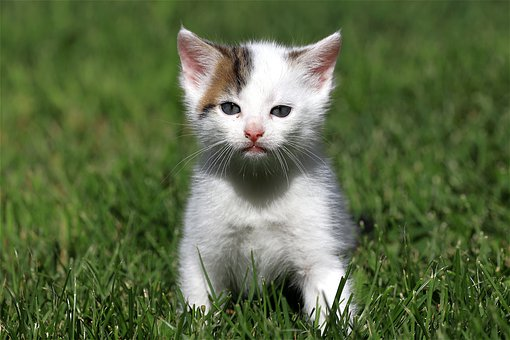
#> input picture Photos/cat.jpg, 510 x 340 px
$ python gradients.py
#> lines starting #> are read from the running program, lines starting #| are printed output that depends on the picture; after the words box and inside, x2 and y2 are one past the last pixel; in counts of white or black regions, pixels touching at a corner belong together
import cv2 as cv
import numpy as np

img = cv.imread('Photos/cat.jpg')
#> img is the input picture: shape (340, 510, 3); mean B, G, R 67.7, 106.1, 90.8
cv.imshow('Cat',img)

gray = cv.cvtColor(img, cv.COLOR_BGR2GRAY)
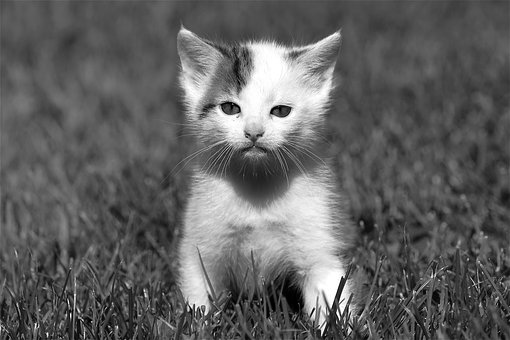
#> gray: shape (340, 510); min 0, max 255, mean 97.1
cv.imshow('Gray',gray)

# canny edge detector == advanced edge detection algo
#laplacian
#computes the gradients of this grayscale img
#imgs cannot itself have negative pixel values
lap = cv.Laplacian(gray, cv.CV_64F)
lap = np.uint8(np.absolute(lap))   #compute the absolute value of the img because there can be negative but negative values can't be considered as a pixel value
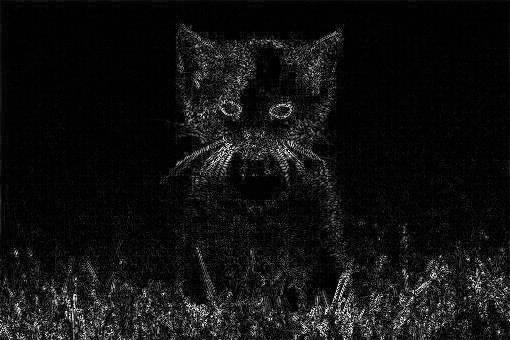
#> lap: shape (340, 510); min 0, max 255, mean 17.2
cv.imshow('Laplacian',lap)

#Sobel
#computes gradients in 2 directions, x and y
sobelx = cv.Sobel(gray,cv.CV_64F,1,0)
sobely = cv.Sobel(gray,cv.CV_64F,0,1)
combined_sobel = cv.bitwise_and(sobelx,sobely)
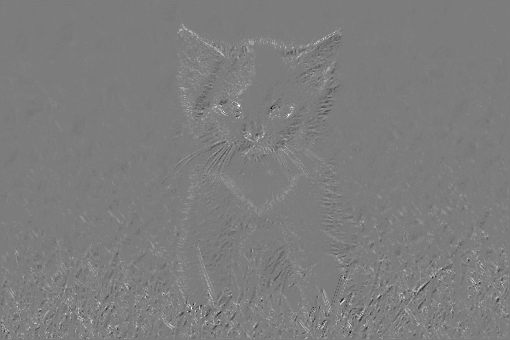
#> combined_sobel: shape (340, 510) float64; min -516, max 545, mean 7.1; drawn with min black and max white
cv.imshow('Sobel X',sobelx)
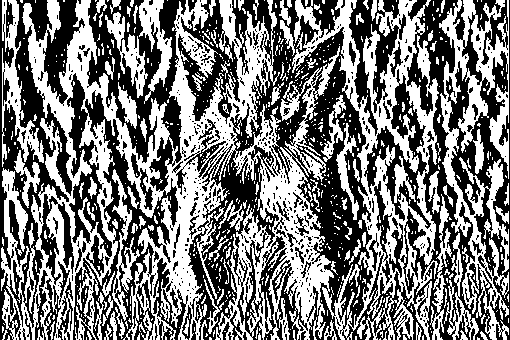
#> window 'Sobel X': shape (340, 510); 48% white; 703 white regions (592 under 20 px), largest, box (x1, y1, x2, y2) and area: (1, 0, 439, 340) 54041, (439, 0, 509, 340) 9000, (2, 0, 44, 167) 1969
cv.imshow('Sobel Y',sobely)
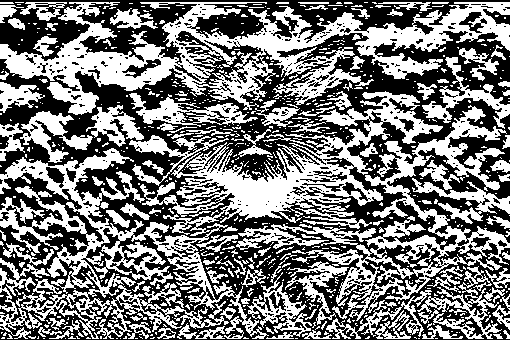
#> window 'Sobel Y': shape (340, 510); 47.7% white; 743 white regions (620 under 20 px), largest, box (x1, y1, x2, y2) and area: (0, 2, 510, 115) 19217, (0, 148, 269, 339) 14523, (140, 91, 443, 236) 11403
cv.imshow('Combined Sobel',combined_sobel)
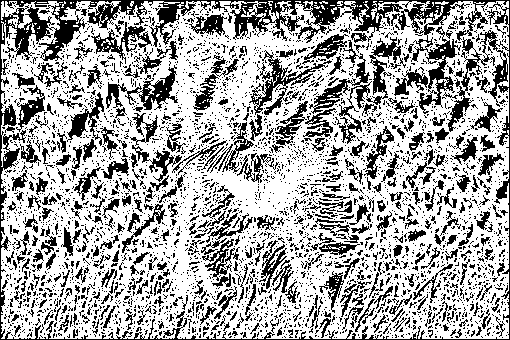
#> window 'Combined Sobel': shape (340, 510); 65.9% white; 3767 black regions (3382 under 20 px), largest, box (x1, y1, x2, y2) and area: (0, 0, 510, 340) 14230, (309, 37, 406, 144) 2049, (249, 50, 332, 115) 1113

canny = cv.Canny(gray,150,175)
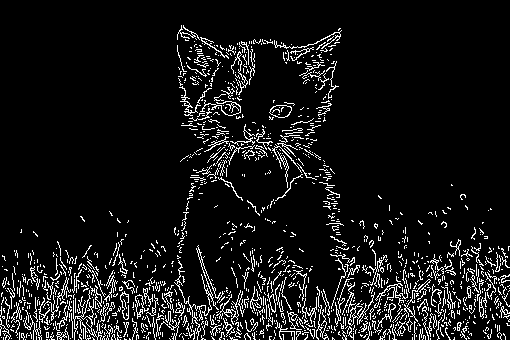
#> canny: shape (340, 510); 8.5% white in thin lines or dots
cv.imshow('Canny',canny)
cv.waitKey(0)

$ run again, with Photos/cringemas.jpg copied over Photos/cat.jpg
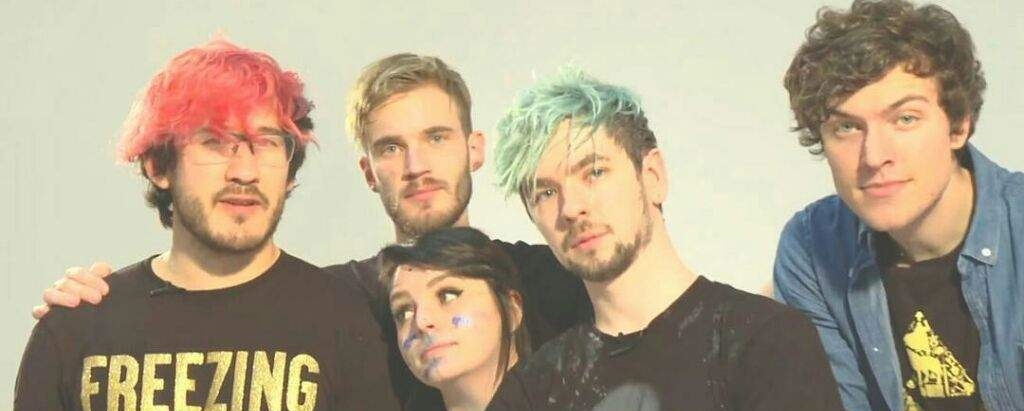
#> input picture Photos/cringemas.jpg, 1024 x 411 px
#> img is the input picture: shape (411, 1024, 3); mean B, G, R 141.3, 164.7, 177.8
#> `cv.imshow('Sobel X',sobelx)`:
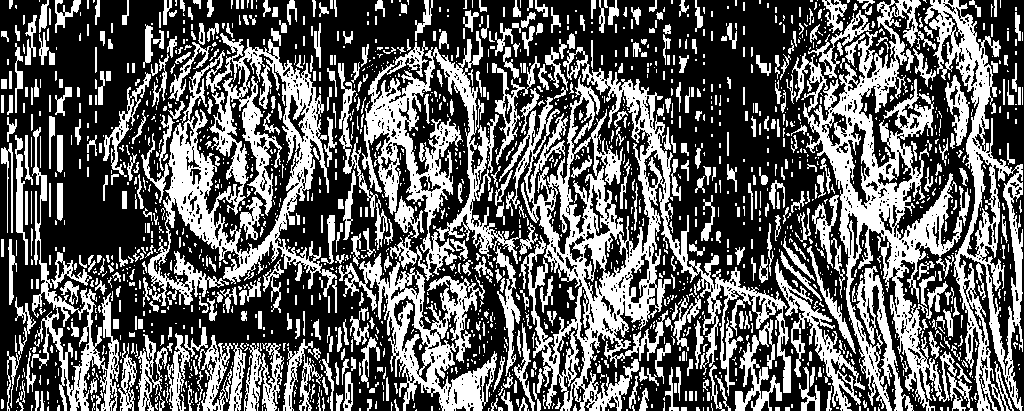
#> window 'Sobel X': shape (411, 1024); 38.6% white; 1983 white regions (1402 under 20 px), largest, box (x1, y1, x2, y2) and area: (499, 47, 791, 411) 24567, (792, 0, 973, 411) 21193, (148, 33, 337, 306) 16042
#> `canny = cv.Canny(gray,150,175)`:
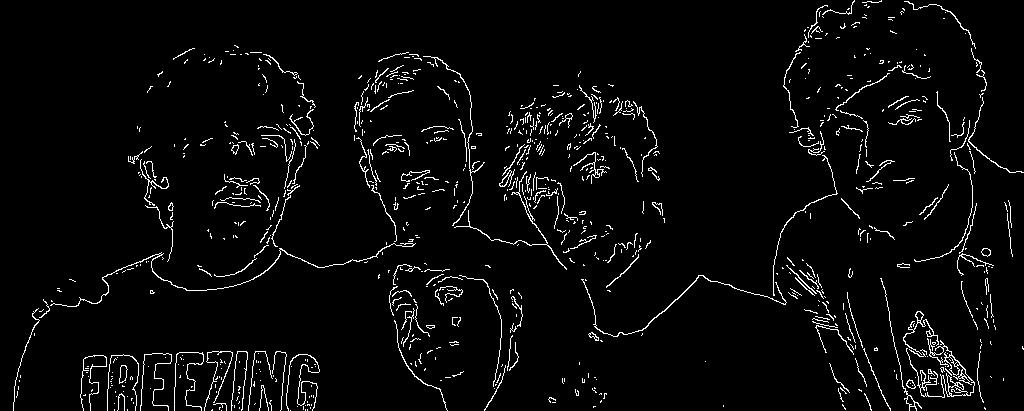
#> canny: shape (411, 1024); 3.7% white in thin lines or dots

$ run again, with Photos/flower.jpg copied over Photos/cat.jpg
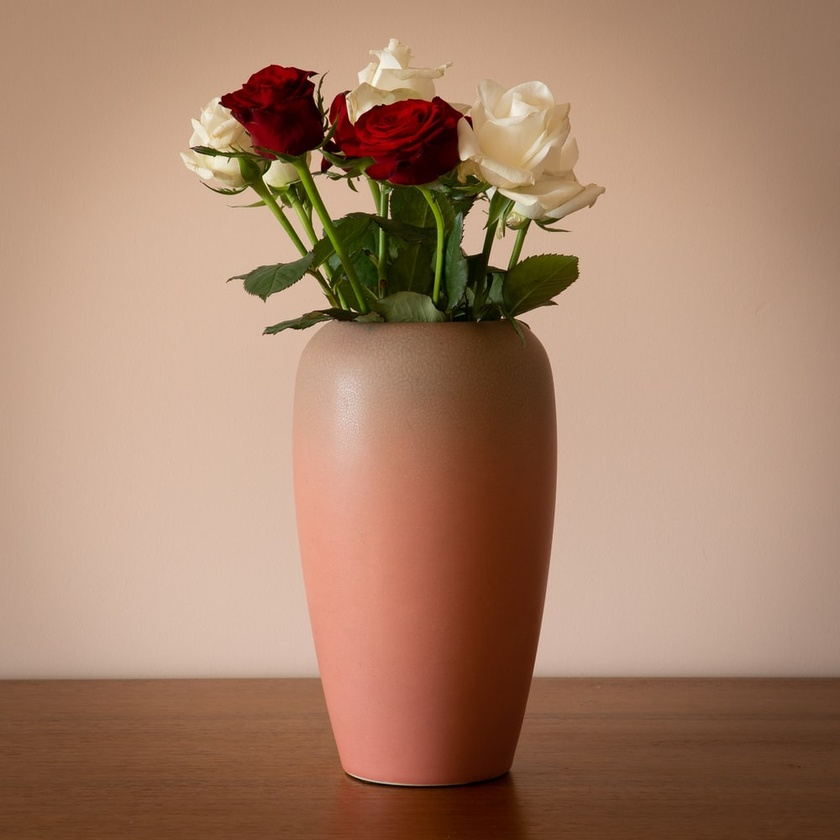
#> input picture Photos/flower.jpg, 840 x 840 px, shrunk from 1000 x 1000 before the run
#> img is the input picture: shape (840, 840, 3); mean B, G, R 106.7, 130.1, 166.9
#> `cv.imshow('Sobel X',sobelx)`:
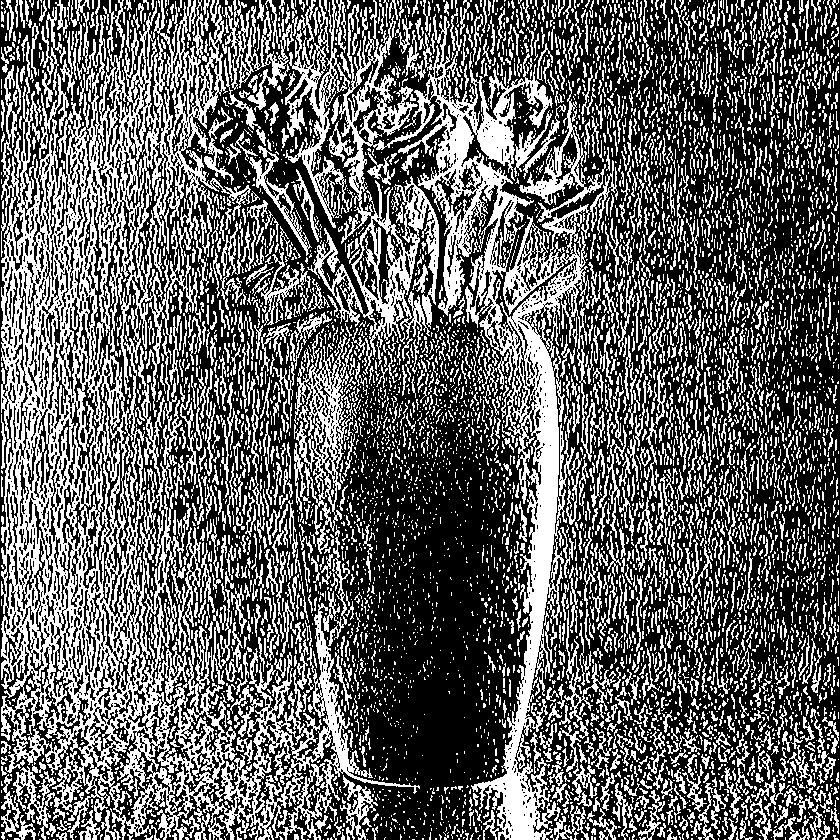
#> window 'Sobel X': shape (840, 840); 38.8% white in thin lines or dots
#> `canny = cv.Canny(gray,150,175)`:
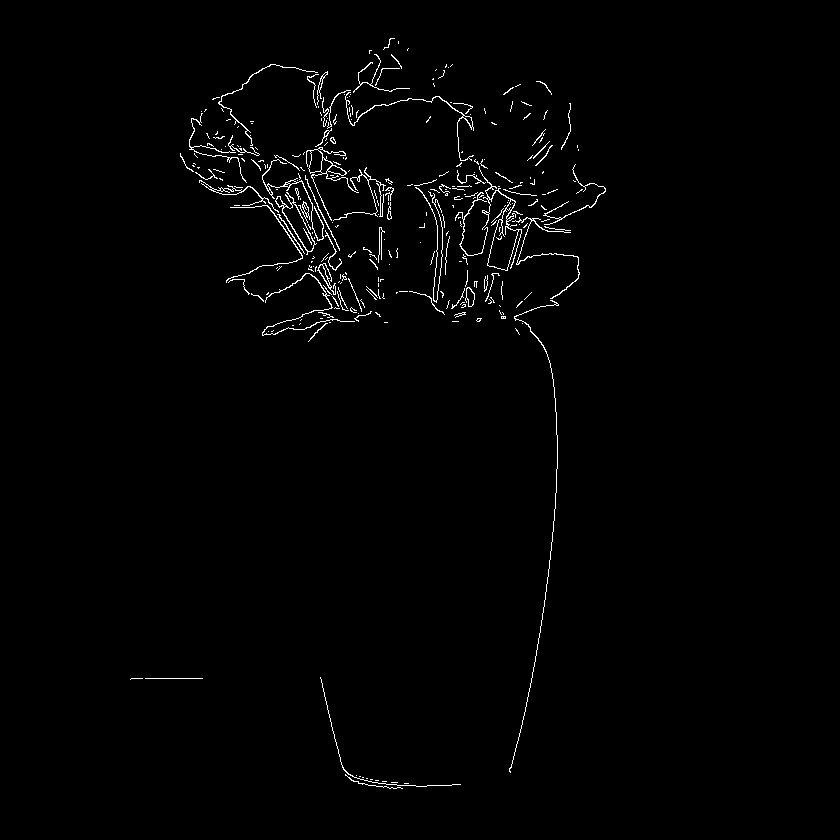
#> canny: shape (840, 840); 1.2% white in thin lines or dots, all inside (x1, y1, x2, y2) = (130, 38, 606, 789)
